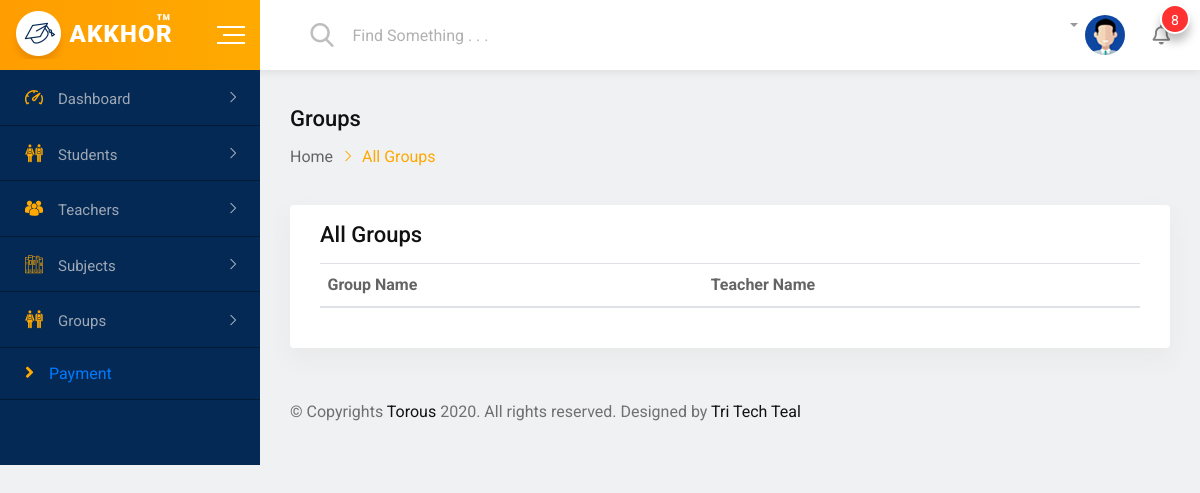
The app's page /index.php/admin/allgroups, older data.
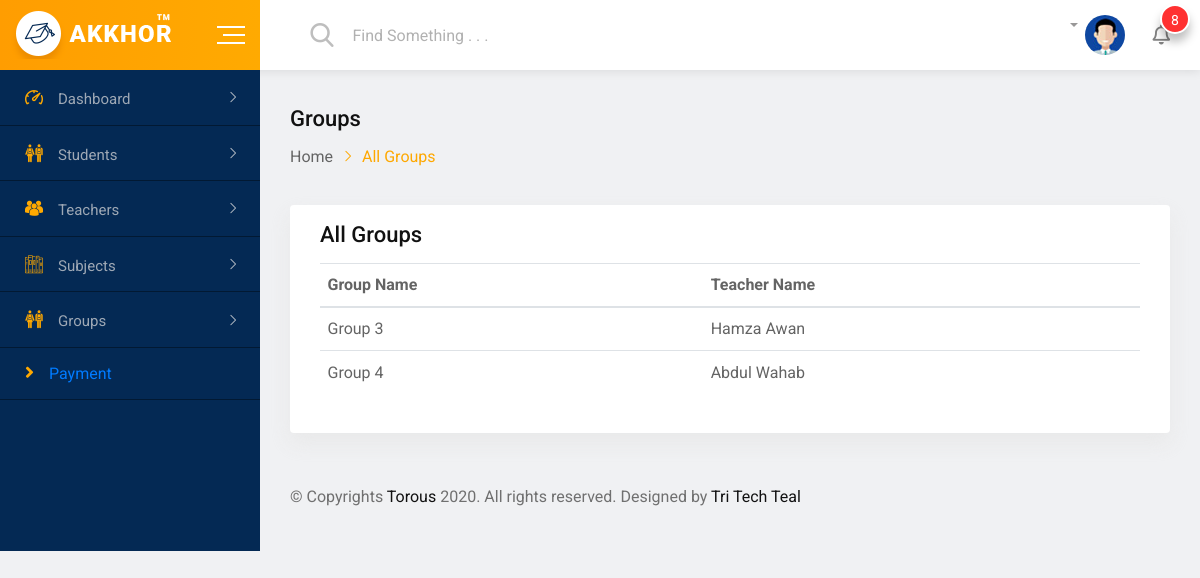
The same page, newer data.
### tables this page shows
CREATE TABLE `groups` (
  `id` int(11) NOT NULL,
  `group_name` varchar(255) NOT NULL,
  `teacher_id` int(11) NOT NULL
);

CREATE TABLE `teacher` (
  `id` int(11) NOT NULL,
  `fname` varchar(255) NOT NULL,
  `lname` varchar(255) NOT NULL,
  `gender` varchar(255) NOT NULL,
  `dob` varchar(255) NOT NULL,
  `location` varchar(255) NOT NULL,
  `link` varchar(255) NOT NULL,
  `address` varchar(255) NOT NULL,
  `phno` varchar(255) NOT NULL,
  `email` varchar(255) NOT NULL,
  `password` varchar(255) NOT NULL,
  `profile_img` varchar(255) NOT NULL,
  `description` text NOT NULL,
  `prof_bg` text NOT NULL,
  `certificates` varchar(255) NOT NULL,
  `fees` varchar(255) NOT NULL,
  `status` tinyint(4) NOT NULL DEFAULT 0,
  `subject_id` int(11) NOT NULL,
  `group_id` int(11) NOT NULL
);

### application/controllers/Admin.php (called while the page is built, shortened)
<?php
    class Admin extends CI_Controller{
        public function allgroups(){
           $data['groups']=$this->group_model->getGroups('groups');
           $this->load->view('admintemplates/header');
           $this->load->view('admin/allgroups',$data);
           $this->load->view('admintemplates/footer');
        }
    }

### index.php (called while the page is built, shortened)
<?php
require_once BASEPATH.'core/CodeIgniter.php';

### application/models/Group_model.php (called while the page is built, shortened)
<?php
    class Group_model extends CI_Model{
        public function getGroups($table){
            $this->db->join('teacher','teacher.id=groups.teacher_id');
            $query=$this->db->get($table);
            return $query->result_array();
        }
    }

### application/views/admin/allgroups.php (the view, shortened to what this page needs)
<div class="dashboard-page-one">
    <?php
    $this->load->view('admintemplates/sidebar')
    ?>
    <div class="dashboard-content-one">
        <div class="breadcrumbs-area">
            <h3>Groups</h3>
            <ul>
                <li>
                    <a href="index.html">Home</a>
                </li>
                <li>All Groups</li>
            </ul>
        </div>
        <div class="card height-auto">
            <div class="card-body">
                <div class="heading-layout1">
                    <div class="item-title">
                        <h3>All Groups</h3>
                    </div>
                </div>
                <div class="table-responsive">
                    <table class="table display data-table text-nowrap">
                        <thead>
                            <tr>
                                <th>Group Name</th>
                                <th>Teacher Name</th>
                            </tr>
                        </thead>
                        <?php
                            foreach($groups as $group):?>
                            <tr>
                                <td class="text-capitalize"><?= $group['group_name']?></td>
                                <td class="text-capitalize"><?= $group['fname'].' '.$group['lname']?></td>
                                <?php
                                endforeach;?>
                            </tr>
                    </table>
                </div>
            </div>
        </div>

### application/views/admintemplates/header.php (shortened to what this page needs)
<!doctype html>
<html class="no-js" lang="">
<head>
    <link rel="stylesheet" href="<?php echo base_url();?>adminassets/css/normalize.css">
    <link rel="stylesheet" href="<?php echo base_url();?>adminassets/css/main.css">
    <link rel="stylesheet" href="<?php echo base_url();?>adminassets/css/bootstrap.min.css">
    <link rel="stylesheet" href="<?php echo base_url();?>adminassets/css/all.min.css">
    <link rel="stylesheet" href="<?php echo base_url();?>adminassets/fonts/flaticon.css">
    <link rel="stylesheet" href="<?php echo base_url();?>adminassets/css/fullcalendar.min.css">
    <link rel="stylesheet" href="<?php echo base_url();?>adminassets/css/animate.min.css">
    <link rel="stylesheet" href="<?php echo base_url();?>adminassets/style.css">
    <link rel="stylesheet" href="<?php echo base_url();?>adminassets/css/select2.min.css">
    <link rel="stylesheet" href="https://cdnjs.cloudflare.com/ajax/libs/limonte-sweetalert2/7.33.1/sweetalert2.css">
    <link rel="stylesheet" href="https://cdn.datatables.net/1.10.20/css/dataTables.bootstrap4.min.css">
</head>
<body>
    <div id="wrapper" class="wrapper bg-ash">
        <div class="navbar navbar-expand-md header-menu-one bg-light">
            <div class="nav-bar-header-one">
                <div class="header-logo">
                    <a href="index.html">
                        <img src="<?php echo base_url();?>adminassets/img/logo.png" alt="logo">
                    </a>
                </div>
                 <div class="toggle-button sidebar-toggle">
                    <button type="button" class="item-link">
                        <span class="btn-icon-wrap">
                            <span></span>
                            <span></span>
                            <span></span>
                        </span>
                    </button>
                </div>
            </div>
            <div class="header-main-menu collapse navbar-collapse" id="mobile-navbar">
                <ul class="navbar-nav">
                    <li class="navbar-item header-search-bar">
                        <div class="input-group stylish-input-group">
                            <span class="input-group-addon">
                                <button type="submit">
                                    <span class="flaticon-search" aria-hidden="true"></span>
                                </button>
                            </span>
                            <input type="text" class="form-control" placeholder="Find Something . . .">
                        </div>
                    </li>
                </ul>
                <ul class="navbar-nav">
                    <li class="navbar-item dropdown header-admin">
                        <a class="navbar-nav-link dropdown-toggle" href="#" role="button" data-toggle="dropdown"
                            aria-expanded="false">
                            <div class="admin-img">
                                <img src="<?php echo base_url();?>adminassets/img/figure/admin.jpg" alt="Admin">
                            </div>
                        </a>
                    </li>
                    <li class="navbar-item dropdown header-notification">
                        <a class="navbar-nav-link dropdown-toggle" href="#" role="button" data-toggle="dropdown"
                            aria-expanded="false">
                            <i class="far fa-bell"></i>
                            <span>8</span>
                        </a>
                    </li>
                </ul>
            </div>
        </div>

### application/views/admintemplates/sidebar.php (shortened to what this page needs)
<div class="sidebar-main sidebar-menu-one sidebar-expand-md sidebar-color">
                <div class="sidebar-menu-content">
                    <ul class="nav nav-sidebar-menu sidebar-toggle-view">
                        <li class="nav-item sidebar-nav-item">
                            <a href="#" class="nav-link"><i class="flaticon-dashboard"></i><span>Dashboard</span></a>
                        </li>
                        <li class="nav-item sidebar-nav-item">
                            <a href="#" class="nav-link"><i class="flaticon-classmates"></i><span>Students</span></a>
                        </li>
                        <li class="nav-item sidebar-nav-item">
                            <a href="#" class="nav-link"><i
                                    class="flaticon-multiple-users-silhouette"></i><span>Teachers</span></a>
                        </li>
                        <li class="nav-item sidebar-nav-item">
                            <a href="#" class="nav-link"><i
                                    class="flaticon-books"></i><span>Subjects</span></a>
                        </li>
                        <li class="nav-item sidebar-nav-item">
                            <a href="#" class="nav-link"><i
                                    class=" flaticon-classmates"></i><span>Groups</span></a>
                        </li>
						<li class="nav-item">
                            <a href="payment.php" class="nav-link"><i
                                class="fas fa-angle-right"></i>Payment</a>
                        </li>
                    </ul>
                </div>
            </div>

### application/views/admintemplates/footer.php (shortened to what this page needs)
           <footer class="footer-wrap-layout1">
                    <div class="copyright">© Copyrights <a href="#">Torous</a> 2020. All rights reserved. Designed by <a
                            href="https://tritechteal.com">Tri Tech Teal</a></div>
                </footer>
            </div>
        </div>
    </div>
</body>
</html>

### adminassets/css/main.css (style rules this page uses)
html { color: #222; font-size: 1em; line-height: 1.4; }
audio, canvas, iframe, img, svg, video { vertical-align: middle; }

Row changes from the older to the newer data that the page shows:
added groups: group_name "Group 3", teacher.fname "Hamza", teacher.lname "Awan"
added groups: group_name "Group 4", teacher.fname "Abdul", teacher.lname "Wahab"
